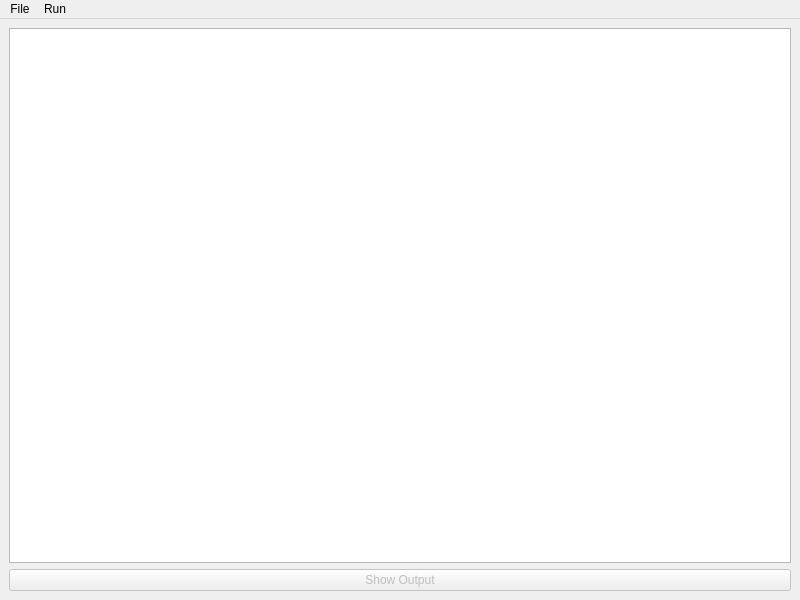
<?xml version="1.0" encoding="UTF-8"?>
<ui version="4.0">
 <class>MainWindow</class>
 <widget class="QMainWindow" name="MainWindow">
  <property name="geometry">
   <rect>
    <x>0</x>
    <y>0</y>
    <width>800</width>
    <height>600</height>
   </rect>
  </property>
  <property name="windowTitle">
   <string>MainWindow</string>
  </property>
  <widget class="QWidget" name="centralwidget">
   <layout class="QVBoxLayout" name="verticalLayout">
    <item>
     <widget class="QGraphicsView" name="graphicsView"/>
    </item>
    <item>
     <widget class="QPushButton" name="pushButton">
      <property name="enabled">
       <bool>false</bool>
      </property>
      <property name="text">
       <string>Show Output</string>
      </property>
     </widget>
    </item>
   </layout>
  </widget>
  <widget class="QMenuBar" name="menubar">
   <property name="geometry">
    <rect>
     <x>0</x>
     <y>0</y>
     <width>800</width>
     <height>30</height>
    </rect>
   </property>
   <widget class="QMenu" name="menuFile">
    <property name="title">
     <string>File</string>
    </property>
    <addaction name="actionLoad_Base_Model"/>
    <addaction name="actionLoad_Symport_Antiport"/>
    <addaction name="actionSave_Model"/>
    <addaction name="actionImport_Structure"/>
   </widget>
   <widget class="QMenu" name="menuRun">
    <property name="title">
     <string>Run</string>
    </property>
    <addaction name="separator"/>
    <addaction name="actionRun_One_Computation"/>
    <addaction name="actionRun_Full_Simulation"/>
   </widget>
   <addaction name="menuFile"/>
   <addaction name="menuRun"/>
  </widget>
  <action name="actionLoad_Base_Model">
   <property name="text">
    <string>Load Base Model</string>
   </property>
  </action>
  <action name="actionLoad_Symport_Antiport">
   <property name="text">
    <string>Load Symport/Antiport</string>
   </property>
  </action>
  <action name="actionSave_Model">
   <property name="text">
    <string>Save Model</string>
   </property>
  </action>
  <action name="actionRun_One_Computation">
   <property name="text">
    <string>Run One Computation</string>
   </property>
  </action>
  <action name="actionRun_Full_Simulation">
   <property name="text">
    <string>Run Full Simulation</string>
   </property>
  </action>
  <action name="actionImport_Structure">
   <property name="text">
    <string>Import Structure</string>
   </property>
  </action>
 </widget>
 <resources/>
 <connections/>
</ui>
